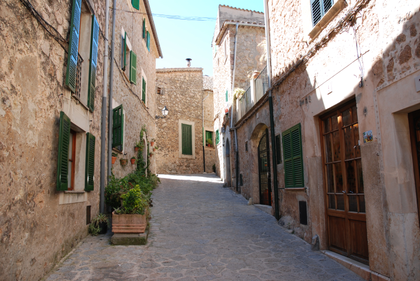
%> input picture images/alleyReference.png, 420 x 281 px, shrunk from 774 x 518 before the run
$ octave basicSection.m   (GNU Octave 9; MATLAB toolbox functions it lacks are replaced by stand-ins)
%> lines starting %> are read from the running program, lines starting %| are printed output that depends on the picture; long printed decimals are rounded
### templateMatchingNaive.m
function [offsetsRows, offsetsCols, distances] = templateMatchingNaive(row, col,image,...
    patchSize, searchWindowSize)
% This function should for each possible offset in the search window
% centred at the current row and col, save a value for the offsets and
% patch distances, e.g. for the offset (-1,-1)
% offsetsRows(1) = -1;
% offsetsCols(1) = -1;
% distances(1) = 0.125;
% padding borders
window1 = (searchWindowSize -1)/2; %to calculate the center pixel
patch1 = (patchSize-1)/2;
image_pad = padarray(image, [patch1+window1, patch1+window1], 'replicate'); %padding around
%the image because the edge pixels of the window will go out of bounds of
%the image

%co-ordinates of reference patch and window
center_patch = image_pad(row+window1 : row+patch1+patch1+window1, col+window1 : col+patch1+patch1+window1); %patch size
window = image_pad(row : row+ 2*(window1+patch1), col : col+2*(window1+patch1)); %inludes padding

%variables
[col_posi, row_posi] = deal(-window1);
offsetsRows = zeros(searchWindowSize^2,1); %It is squared to put values of each pixel in the window
offsetsCols = zeros(searchWindowSize^2,1);
distances = zeros(searchWindowSize^2, 1);
dist = [];
x = 1;
%dist = zeros(searchWindowSize^2, 1);
% The distance is simply the SSD over patches of size patchSize between
% 'template' patch centred at row and col and a patch shifted by the
% current offset
for i = 1:searchWindowSize
    col_posi = -window1;
    for j = 1:searchWindowSize
        patch_now = window(i : i + patch1 + patch1, j : patch1 + patch1 +j); %current patch
        ssd = power(patch_now - center_patch,2); %calculate ssd

        %offset values
        distances(x,1) = sum(sum(ssd,'all'),'all');%substitue every ssd values for each pixel into dist and sum it all
        offsetsRows(x,1) = row_posi;
        offsetsCols(x,1) = col_posi;
        col_posi = col_posi+1;
        x = x+1;
    end
    row_posi = row_posi + 1;
end

end

### basicSection.m
%% Some parameters to set - make sure that your code works at image borders!

% Row and column of the pixel for which we wish to find all similar patches
% NOTE: For this section, we pick only one patch
row = 50;
col = 50;

% Patchsize - make sure your code works for different values
patchSize = 13;

% Search window size - make sure your code works for different values
searchWindowSize = 15;


%% Implementation of work required in your basic section-------------------

% TODO - Load Image
image = imread('C:\shkim\Year3\Image processing\NLM_Skeleton\IntegralImagingDenoisingCoursework-19\images/alleyReference.png');
%> image is the input picture: size 281x420x3 uint8; mean R, G, B 133.9, 121.3, 112.7
image = double(rgb2gray(image))/255;
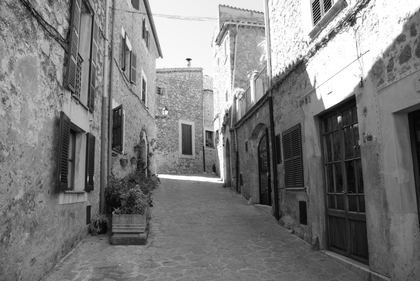
%> image: size 281x420 double; min 0, max 1, mean 0.486


% TODO - Template matching for naive SSD (i.e. just loop and sum)
[offsetsRows_naive, offsetsCols_naive, distances_naive] = templateMatchingNaive(row, col,image,...
    patchSize, searchWindowSize);
%> in templateMatchingNaive, `image_pad = padarray(image, [patch1+window1, patch1+window1], 'replica..`:
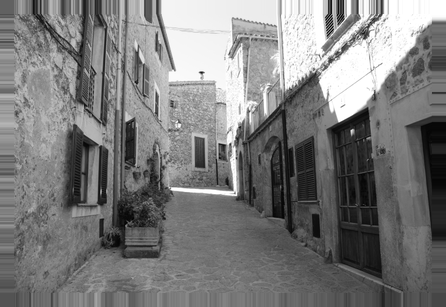
%> image_pad: size 307x446 double; min 0, max 1, mean 0.487
%> after the loop in templateMatchingNaive, `for i = 1:searchWindowSize`: distances = 225 values, max 9.04 at index 15, min 0 at index 113, mean 3.69; offsetsCols = 225 values, max 7 at index 15, min -7 at index 1, mean 0; offsetsRows = 225 values from -7 to 7; row_posi = 8; x = 226
%> offsetsRows_naive = 225 values from -7 to 7; offsetsCols_naive has the same summary as offsetsCols in templateMatchingNaive; distances_naive has the same summary as distances in templateMatchingNaive


%% Let's print out your results--------------------------------------------

for i=1:length(offsetsRows_naive)
    disp(['offset rows: ', num2str(offsetsRows_naive(i)), '; offset cols: ',...
        num2str(offsetsCols_naive(i)), '; Naive Distance = ', num2str(distances_naive(i),10)]);
end
%> this loop made 225 passes
%| offset rows: -7; offset cols: -7; Naive Distance = 2.837
%| offset rows: -7; offset cols: -6; Naive Distance = 2.569
%| offset rows: -7; offset cols: -5; Naive Distance = 3.085
%| offset rows: -7; offset cols: -4; Naive Distance = 3.433
%| offset rows: -7; offset cols: -3; Naive Distance = 3.595
%| offset rows: -7; offset cols: -2; Naive Distance = 4.095
%| offset rows: -7; offset cols: -1; Naive Distance = 4.498
%| offset rows: -7; offset cols: 0; Naive Distance = 5.035
%> (further printed lines are left out)

$ run again, with images/townNoisy_sigma5.png copied over images/alleyReference.png
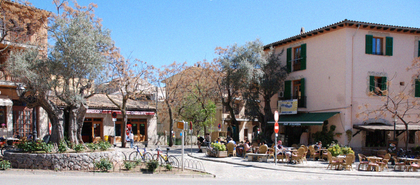
%> input picture images/townNoisy_sigma5.png, 420 x 185 px, shrunk from 769 x 338 before the run
%> image is the input picture: size 185x420x3 uint8; mean R, G, B 132.7, 135.3, 141.2
%> `image = double(rgb2gray(image))/255;`:
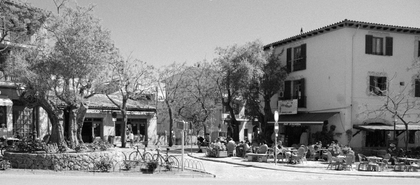
%> image: size 185x420 double; min 0, max 1, mean 0.53
%> in templateMatchingNaive, `image_pad = padarray(image, [patch1+window1, patch1+window1], 'replica..`:
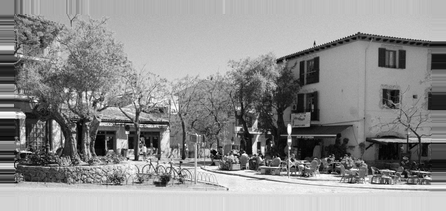
%> image_pad: size 211x446 double; min 0, max 1, mean 0.556
%> after the loop in templateMatchingNaive, `for i = 1:searchWindowSize`: distances = 225 values, max 8.18 at index 225, min 0 at index 113, mean 3.94; offsetsCols = 225 values, max 7 at index 15, min -7 at index 1, mean 0; offsetsRows = 225 values from -7 to 7; row_posi = 8; x = 226
%> offsetsRows_naive = 225 values from -7 to 7; offsetsCols_naive has the same summary as offsetsCols in templateMatchingNaive; distances_naive has the same summary as distances in templateMatchingNaive
%> the loop `for i=1:length(offsetsRows_naive)` made 225 passes
%| offset rows: -7; offset cols: -7; Naive Distance = 3.984
%| offset rows: -7; offset cols: -6; Naive Distance = 4.207
%| offset rows: -7; offset cols: -5; Naive Distance = 3.950
%| offset rows: -7; offset cols: -4; Naive Distance = 3.769
%| offset rows: -7; offset cols: -3; Naive Distance = 3.550
%> (further printed lines are left out)
